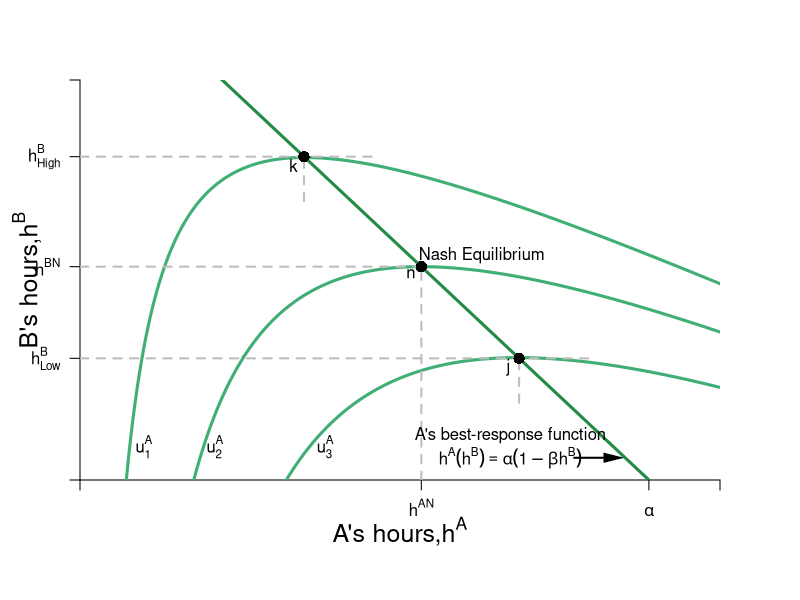

Write the R code that produced this figure.
require(shape)
pdf(file = "coordination_failures/brf_indiffs_A.pdf", width = 9, height = 7)

#Set parameters for graphics
axislabelsize <- 1.5
graphlinewidth <- 3
segmentlinewidth <- 2

COL <- c("#7fc97f", "#beaed4", "#fdc086", "#ffff99", "#386cb0", "#f0027f", "#bf5b17", "#666666")
COLA <- c("#99d8c9","#66c2a4","#41ae76", "#238b45", "#005824")
COLB <- c("#4eb3d3", "#2b8cbe", "#0868ac","#084081")

par(mar =  c(6, 4, 4, 4))

uA <- function(ea, eb, alpha = 16, beta = 1/24) {
  alpha*(1 - beta*eb)*ea - 0.5*(ea)^2
}

uB <- function(ea, eb, alpha = 16, beta = 1/24) {
  alpha*(1 - beta*ea)*eb - 0.5*(eb)^2
}

brfB <- function(ea, alpha = 16, beta = 1/24) {
  alpha*(1 - beta*ea)
}

brfA <- function(ea, alpha = 16, beta = 1/24) {
  (alpha - ea)/(alpha * beta)
}

brfPE <- function(ea, alpha = 16, beta = 1/12) {
  alpha*(1 - beta*ea)
}

indiffA <- function(ea, alpha = 16, beta = 1/24, uA = 46.08) {
  1/beta - (0.5*ea)/(alpha*beta) - uA/(alpha*beta*ea)
}

indiffB <- function(eb, alpha = 16, beta = 1/24, uB = 46.08) {
  (alpha*eb - uB - 0.5*eb^2)/(alpha*beta*eb)
}

indiffB2 <- function(ea, alpha = 16, beta = 1/24, uB = 46.08) {
  sqrt(alpha^2*(beta*ea - 1)^2 - 2*uB) - alpha*beta*ea + alpha
}

indiffB3 <- function(ea, alpha = 16, beta = 1/24, uB = 46.08) {
  -sqrt(alpha^2*(beta*ea - 1)^2 - 2*uB) - alpha*beta*ea + alpha
}


xlims <- c(0, 18)
ylims <- c(0, 18)

npts <- 501 
x <- seq(xlims[1], xlims[2], length.out = npts)
y <- seq(ylims[1], ylims[2], length.out = npts) 
a <- c(20, 46.08, 76)

plot(0, 0, xlim = xlims, ylim = ylims, type = "n",
     xlab = expression(paste("")),
     ylab = expression(paste("")), 
     xaxt = "n", 
     yaxt = "n", 
     cex.lab = axislabelsize, 
     bty = "n",
     xaxs="i", 
     yaxs="i")

# ticksy <- seq(from = 0, to = ylims[2], by = 2)
# ylabels <- seq(from = 0, to = ylims[2], by = 2)
# ticksx <- seq(from = 0, to = xlims[2], by = 2)
# xlabels <- seq(from = 0, to = xlims[2], by = 2)
ticksy <- c(0, brfA(ea = 12.35), 9.6, brfA(ea = 6.3), 18)
ylabels <- c(NA, expression(paste(h[Low]^B)), expression(paste(h^{BN})), expression(paste(h[High]^B)), NA)
ticksx <- c(0, 9.6, 16, 18)
xlabels <- c(NA, expression(paste(h^{AN})), expression(paste(alpha)), NA)


axis(1, at = ticksx, pos = 0, labels = xlabels)
axis(2, at = ticksy, pos = 0, labels = ylabels, las = 1)

npts <- 500 
xx1 <- seq(xlims[1], xlims[2], length.out = npts)
lines(xx1, brfA(xx1, alpha = 16, beta = 1/24), col = COLA[4], lwd = graphlinewidth)


contour(y, x, 
        outer(x, y, uA),
        drawlabels = FALSE,
        col = COLA[3],
        lwd = graphlinewidth,
        levels = a, 
        xaxs="i", 
        yaxs="i", 
        add = TRUE) 

mtext(expression(paste("A's hours,", h^A)), side=1, line = 2.5, cex = axislabelsize)
text(-1.5, 9, expression(paste("B's hours,", h^B)), xpd = TRUE, cex = axislabelsize, srt = 90) 

#Label the iso-welfare functions for the A
text(1.8, 1.5, expression(u[1]^A))
text(3.8, 1.5, expression(u[2]^A))
text(6.9, 1.5, expression(u[3]^A))

#Label Nash Equilibrium 
segments(0, 9.6, 9.6, 9.6, lty = 2, col = "gray" , lwd = segmentlinewidth)
segments(9.6, 0, 9.6, 9.6, lty = 2, col = "gray" , lwd = segmentlinewidth)
points(9.6, 9.6, pch = 16, col = "black", cex = 1.5)
text(11.3, 10.1, expression(paste("Nash Equilibrium")))
text(9.3, 9.3, expression(paste("n")))



segments(0, brfA(ea = 12.35), 12.35 + 2, brfA(ea = 12.35), lty = 2, col = "gray" , lwd = segmentlinewidth)
segments(12.35, brfA(ea = 12.35) - 2, 12.35, brfA(ea = 12.35), lty = 2, col = "gray" , lwd = segmentlinewidth)
points(12.35, brfA(ea = 12.35), pch = 16, col = "black", cex = 1.5)
text(12.35 - 0.3, brfA(ea = 12.35) - 0.4, expression(paste("j")))

segments(0, brfA(ea = 6.3), 6.3 + 2, brfA(ea = 6.3), lty = 2, col = "gray" , lwd = segmentlinewidth)
segments(6.3, brfA(ea = 6.3) - 2, 6.3, brfA(ea = 6.3), lty = 2, col = "gray" , lwd = segmentlinewidth)
points(6.3, brfA(ea = 6.3), pch = 16, col = "black", cex = 1.5)
text(6.3 - 0.3, brfA(ea = 6.3) - 0.4, expression(paste("k")))

text(12.1, 2, expression(paste("A's best-response function")))
text(12.1, 1, expression(paste(h^A*(h^B) == alpha(1 - beta*h^B) )))
Arrows(13.9, 1, 15, 1, col = "black", lty = 1, lwd = 2, arr.type = "triangle", arr.lwd = 0.5)


# text(10.2, 17, expression(paste(mrs^{A}*(list(h^A, h^B)) == frac(u[h^A], u[h^B]), phantom() == -frac(alpha*(1 - beta*e^B) - e^A, alpha*beta*e^A), phantom() == 0, " at maximum of ", u[1]^A)))
# Arrows(6.3, 16.5, 6.3, 15.25, col = "black", lty = 1, lwd = 2, arr.type = "triangle", arr.lwd = 0.5)



dev.off()
